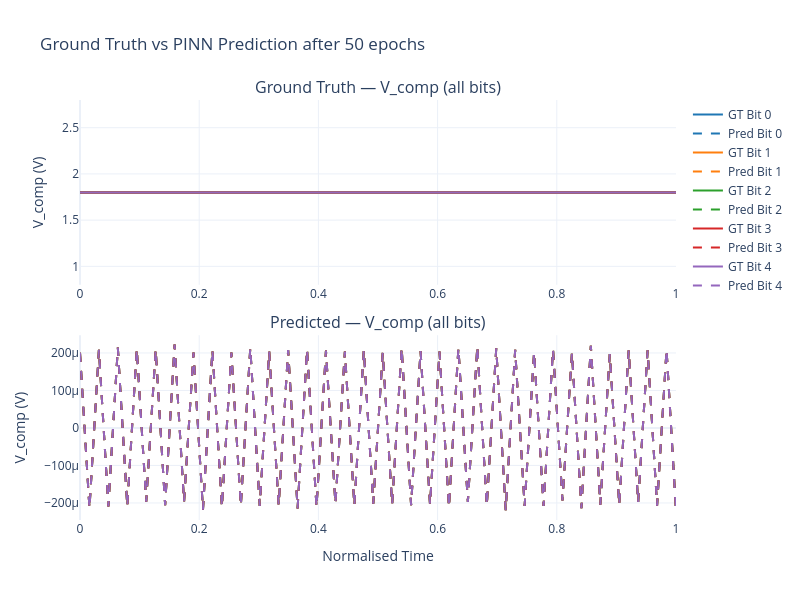

This figure's notebook cell:
### Code cell
from plotly.subplots import make_subplots

fig_compare = make_subplots(rows=2, cols=1,
    subplot_titles=['Ground Truth — V_comp (all bits)', 'Predicted — V_comp (all bits)'],
    vertical_spacing=0.12)

colors_bits = ['#1f77b4', '#ff7f0e', '#2ca02c', '#d62728', '#9467bd']

for k in range(min(5, DESIGN.n_bits)):
    fig_compare.add_trace(go.Scatter(
        x=t_np, y=vcomp_gt_np[k],
        mode='lines', name=f'GT Bit {k}',
        line=dict(color=colors_bits[k], width=2),
    ), row=1, col=1)
    fig_compare.add_trace(go.Scatter(
        x=t_np, y=vcomp_pred_np[k],
        mode='lines', name=f'Pred Bit {k}',
        line=dict(color=colors_bits[k], dash='dash', width=2),
    ), row=2, col=1)

fig_compare.update_xaxes(title_text='Normalised Time', row=2, col=1)
fig_compare.update_yaxes(title_text='V_comp (V)', row=1, col=1)
fig_compare.update_yaxes(title_text='V_comp (V)', row=2, col=1)
fig_compare.update_layout(
    title=f'Ground Truth vs PINN Prediction after {N_EPOCHS} epochs',
    template='plotly_white',
    height=600, width=800,
)
fig_compare.show()
